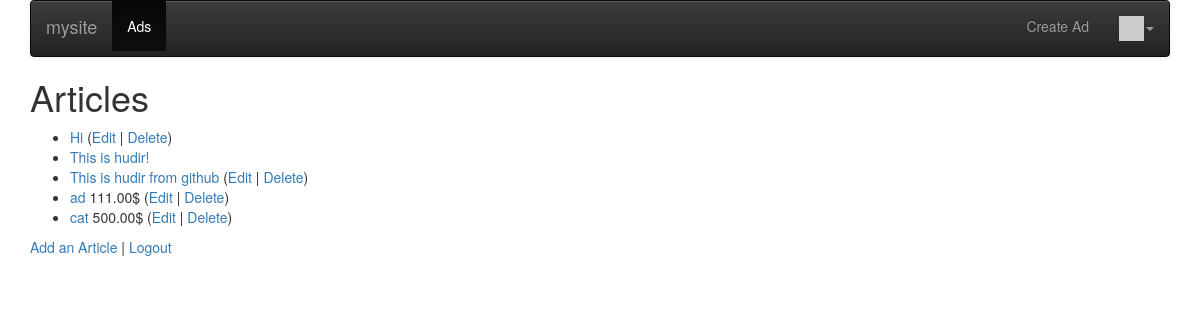
/ads/ (signed in), run on an earlier commit of the app's database.
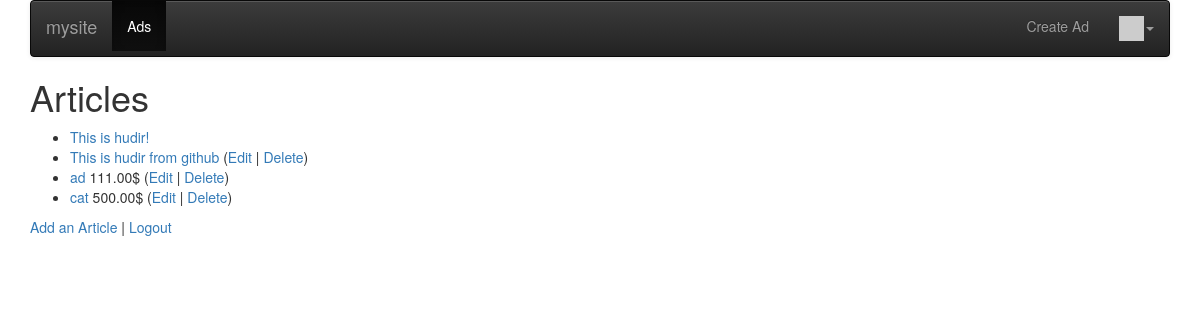
And on a later commit of the database.
### ads/models.py (models this page shows, shortened)
class Ad(models.Model) :
    title = models.CharField(
            max_length=200,
            validators=[MinLengthValidator(2, "Title must be greater than 2 characters")]
    )
    price = models.DecimalField(max_digits=7, decimal_places=2, null=True)
    text = models.TextField()
    owner = models.ForeignKey(settings.AUTH_USER_MODEL, on_delete=models.CASCADE)
    created_at = models.DateTimeField(auto_now_add=True)
    updated_at = models.DateTimeField(auto_now=True)
    picture = models.BinaryField(null=True, editable=True)
    content_type = models.CharField(max_length=256, null=True, help_text='The MIMEType of the file')

### ads/views.py (the view)
# urls.py: path('', views.AdListView.as_view(), name='all'),
class AdListView(OwnerListView):
    model = Ad

### home/context_processors.py (called while the page is built)
def settings(request):
    return {
        'settings': django_settings,
    }

### home/templatetags/app_tags.py (called while the page is built)
@register.filter(name='gravatar')
def gravatar(user, size=35):
    email = str(user.email.strip().lower()).encode('utf-8')
    email_hash = md5(email).hexdigest()
    url = "//www.gravatar.com/avatar/{0}?s={1}&d=identicon&r=PG"
    return url.format(email_hash, size)

### ads/templates/ads/ad_list.html
{% extends "base_menu.html" %}
{% block content %}
<h1>Articles</h1>
<p>
{% if ad_list %}
<ul>
  {% for ad in ad_list %}
    <li>
        <a href="{% url 'ads:ads_detail'  ad.id %}">{{ ad.title }}</a>
        {% if ad.price %}
        <span>{{ ad.price }}$</span>
        {% endif %}
        {% if ad.owner == user %}
        (<a href="{% url 'ads:ads_update' ad.id %}">Edit</a> |
        <a href="{% url 'ads:ads_delete' ad.id %}">Delete</a>)
        {% endif %}
    </li>
  {% endfor %}
</ul>
{% else %}
  <p>There are no ads in the database.</p>
{% endif %}
</p>
<p>
<a href="{% url 'ads:ads_create' %}">Add an Article</a> |
{% if user.is_authenticated %}
<a href="{% url 'logout' %}?next={% url 'ads:all' %}">Logout</a>
{% else %}
<a href="{% url 'login' %}?next={% url 'ads:all' %}">Login</a>
{% endif %}
</p>
{% endblock %}

What changed in the data, as far as the page shows it:
removed Ad: title "Hi", shows "Edit"
